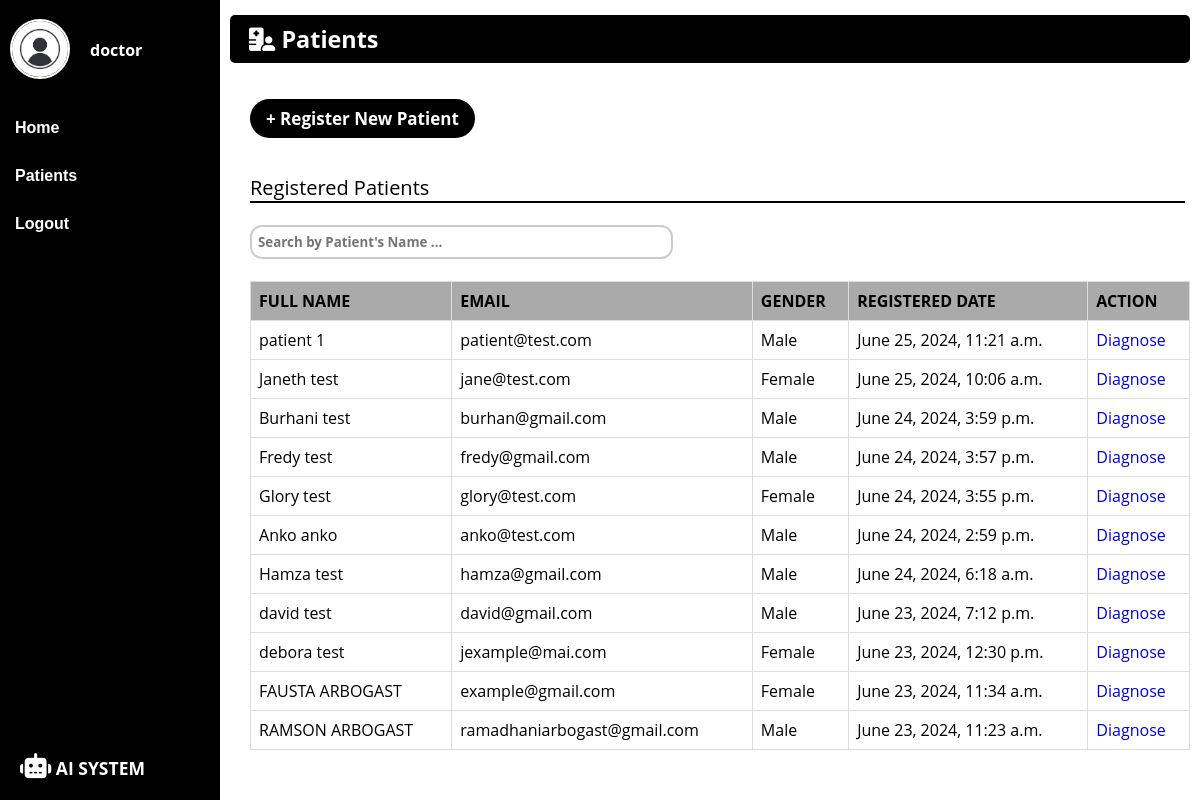
The app's page /patientslist/ (signed in), older data.
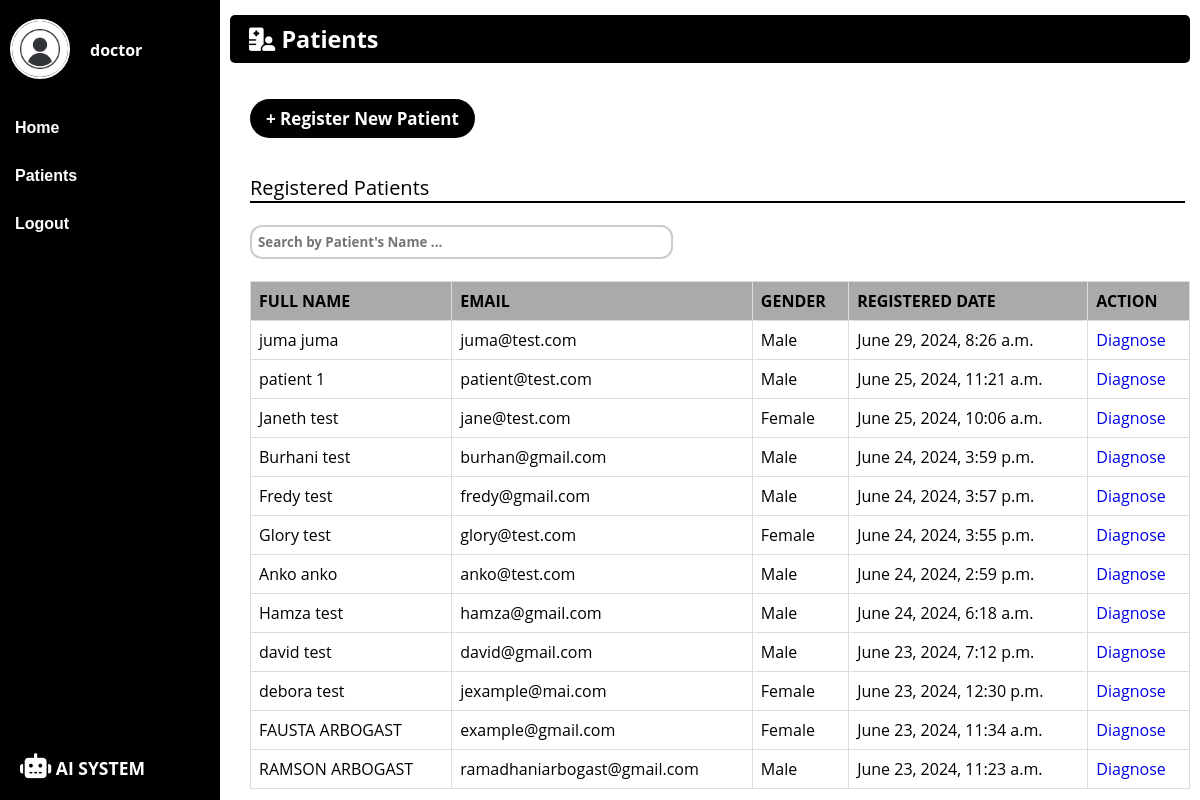
The same page, newer data.
### ai_dermatologist/models.py (models this page shows, shortened)
class Patients(models.Model):
    fullname = models.CharField(max_length=200)
    email = models.EmailField(unique=True)
    age = models.PositiveIntegerField()
    gender = models.CharField(max_length=6)
    registered_date = models.DateTimeField(auto_now_add=True)
    class Meta:
        verbose_name_plural = 'Patients'

### ai_dermatologist/views.py (the view)
# urls.py: path('patientslist/', views.patients_list, name='patientslist'),
@login_required(login_url='/')
@never_cache
def patients_list(request):
    patients = Patients.objects.order_by('-registered_date')
    return render(request, 'dermatologist/patients.html', {'patients':patients})

### templates/dermatologist/patients.html (shortened to what this page needs)
{% load static %}
<!DOCTYPE html>
<html lang="en">
<head>
    <link rel="stylesheet" href="{% static 'css/style.css' %}">
</head>
<body>
    <div class="wrapper">
        <div class="sidebar">
            <div class="profile-username">
                <a href="{% url 'userprofile'%}">
                    <img src="{% static 'assets/avatar.jpg'%}" alt="user-image" width="60px" height="60px">
                </a>
                {% if user.is_authenticated %}
                <p style="color: white;"><strong> {{ user.username }}</strong></p>
                {% endif %}
            </div>
            <ul>
                <li><a href="{% url 'dashboard' %}">Home</a></li>
                <li><a href="#">Patients</a></li>
                <li><a href="{% url 'index' %}">Logout</a></li>
            </ul>
            <div class="footer-h3">
                <h3><i class="fa-solid fa-robot fa-beat"></i> AI SYSTEM</h3>
            </div>
        </div>
    </div>
    <div class="main-content">
        <header>
            <h3>  <i class="fa-solid fa-hospital-user"></i>  Patients</h3>
        </header><br><br>
        <main class="patients-main">
            <div class="add-patient-button">
                <a href="{% url 'newpatientregistration'%}">+ Register New Patient</a>
            </div><br><br>
            <div class="main-content-p">
                <p>Registered Patients</p>
            </div><hr><br>
            <div class="search">
                <input type="search" id="searchInput" placeholder="Search by Patient's Name ...">
            </div><br>
            <div class="patients-table">
                <table id="patientTable">
                    <thead>
                        <tr>
                            <th>FULL NAME</th>
                            <th>EMAIL</th>
                            <th>GENDER</th>
                            <th>REGISTERED DATE</th>
                            <th>ACTION</th>
                        </tr>
                    </thead>
                   <tbody>
                        {% for patient in patients %}
                            <tr>
                                <td>{{ patient.fullname }}</td>
                                <td>{{ patient.email }}</td>
                                <td>{{ patient.gender }}</td>
                                <td>{{ patient.registered_date }}</td>
                                <td><a href="{% url 'diagnose_patient' patient.id%}">Diagnose</a></td>
                            </tr>
                        {% endfor %}
                   </tbody>
                </table>
            </div>
        </main>
    </div>
</body>
</html>

Row changes from the older to the newer data that the page shows:
added Patients: fullname "juma juma", email "juma@test.com", gender "Male", registered_date "June 29, 2024, 8:26 a.m."
